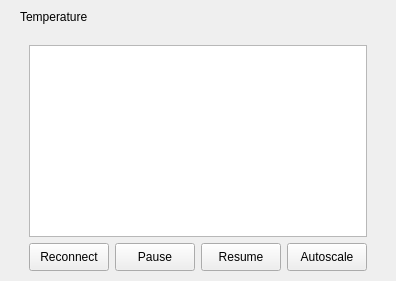
      <widget class="QWidget" name="TempGraph">
       <layout class="QVBoxLayout" name="verticalLayout_2">
        <property name="topMargin">
         <number>0</number>
        </property>
        <property name="bottomMargin">
         <number>10</number>
        </property>
        <item>
         <widget class="QWidget" name="widget_5" native="true">
          <property name="sizePolicy">
           <sizepolicy hsizetype="Preferred" vsizetype="Expanding">
            <horstretch>0</horstretch>
            <verstretch>0</verstretch>
           </sizepolicy>
          </property>
          <layout class="QVBoxLayout" name="verticalLayout_9">
           <property name="topMargin">
            <number>4</number>
           </property>
           <property name="bottomMargin">
            <number>0</number>
           </property>
           <item>
            <widget class="CDPBaseLine" name="cdpBaseLine_18">
             <property name="svgFile">
              <string>:/themes/flat_light/backgrounds/bgBorder.svg</string>
             </property>
            </widget>
           </item>
           <item>
            <widget class="CDPBaseLabel" name="cdpBaseLabel_12">
             <property name="text">
              <string>Temperature</string>
             </property>
            </widget>
           </item>
           <item>
            <widget class="CDPBaseLine" name="cdpBaseLine_19">
             <property name="svgFile">
              <string>:/themes/flat_light/backgrounds/bgBorder.svg</string>
             </property>
            </widget>
           </item>
           <item>
            <widget class="QWidget" name="widget_3" native="true">
             <property name="sizePolicy">
              <sizepolicy hsizetype="Preferred" vsizetype="Expanding">
               <horstretch>0</horstretch>
               <verstretch>0</verstretch>
              </sizepolicy>
             </property>
             <layout class="QVBoxLayout" name="verticalLayout_10">
              <property name="bottomMargin">
               <number>0</number>
              </property>
              <item>
               <widget class="CDP::GraphWidgets::DatabaseGraphWidget" name="tempDatabaseGraph">
                <property name="alignment">
                 <set>Qt::AlignCenter</set>
                </property>
                <property name="databaseUrl">
                 <url>
                  <string>ip://127.0.0.1:17000</string>
                 </url>
                </property>
                <property name="yAxisColumns">
                 <stringlist>
                  <string>CurrOutsideTemp</string>
                  <string>CurrInsideTemp</string>
                 </stringlist>
                </property>
                <property name="graphPlottingMode">
                 <enum>CDP::GraphWidgets::GraphPlotting::Scrolling</enum>
                </property>
                <property name="cssFile">
                 <string>:/themes/flat_light/graphs/graph.css</string>
                </property>
                <property name="yAxisMinValue">
                 <double>-30.000000000000000</double>
                </property>
                <property name="yAxisMaxValue">
                 <double>50.000000000000000</double>
                </property>
                <property name="currentTimeOffsetMs">
                 <number>-1900</number>
                </property>
               </widget>
              </item>
              <item>
               <widget class="CDPBaseContainer" name="cdpBaseContainer">
                <property name="borderMarginLeft">
                 <number>6</number>
                </property>
                <property name="borderMarginTop">
                 <number>6</number>
                </property>
                <property name="borderMarginRight">
                 <number>6</number>
                </property>
                <property name="borderMarginBottom">
                 <number>6</number>
                </property>
                <layout class="QHBoxLayout" name="horizontalLayout_6">
                 <property name="spacing">
                  <number>6</number>
                 </property>
                 <property name="leftMargin">
                  <number>0</number>
                 </property>
                 <property name="topMargin">
                  <number>0</number>
                 </property>
                 <property name="rightMargin">
                  <number>0</number>
                 </property>
                 <property name="bottomMargin">
                  <number>0</number>
                 </property>
                 <item>
                  <widget class="CDPBaseButton" name="cdpBaseButton">
                   <property name="minimumSize">
                    <size>
                     <width>0</width>
                     <height>28</height>
                    </size>
                   </property>
                   <property name="text">
                    <string>Reconnect</string>
                   </property>
                   <property name="svgFile">
                    <string>:/themes/flat_light/buttons/buttonPlain.svg</string>
                   </property>
                  </widget>
                 </item>
                 <item>
                  <widget class="CDPBaseButton" name="pauseTemp">
                   <property name="minimumSize">
                    <size>
                     <width>0</width>
                     <height>28</height>
                    </size>
                   </property>
                   <property name="text">
                    <string>Pause</string>
                   </property>
                   <property name="svgFile">
                    <string>:/themes/flat_light/buttons/buttonPlain.svg</string>
                   </property>
                  </widget>
                 </item>
                 <item>
                  <widget class="CDPBaseButton" name="resumeTemp">
                   <property name="minimumSize">
                    <size>
                     <width>0</width>
                     <height>28</height>
                    </size>
                   </property>
                   <property name="text">
                    <string>Resume</string>
                   </property>
                   <property name="svgFile">
                    <string>:/themes/flat_light/buttons/buttonPlain.svg</string>
                   </property>
                  </widget>
                 </item>
                 <item>
                  <widget class="CDPBaseButton" name="autoscaleTemp">
                   <property name="minimumSize">
                    <size>
                     <width>0</width>
                     <height>28</height>
                    </size>
                   </property>
                   <property name="text">
                    <string>Autoscale</string>
                   </property>
                   <property name="svgFile">
                    <string>:/themes/flat_light/buttons/buttonPlain.svg</string>
                   </property>
                  </widget>
                 </item>
                </layout>
               </widget>
              </item>
             </layout>
            </widget>
           </item>
          </layout>
         </widget>
        </item>
       </layout>
      </widget>
